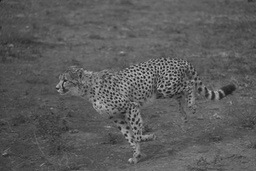
#> input picture input1.jpg, 256 x 171 px, shrunk from 481 x 321 before the run
$ python kmeans.py   (Python 2 division)
#> lines starting #> are read from the running program, lines starting #| are printed output that depends on the picture; after the words box and inside, x2 and y2 are one past the last pixel; in counts of white or black regions, pixels touching at a corner belong together; long printed decimals are rounded
import math
from PIL import Image
from pylab import *
import matplotlib.cm as cm
import scipy as sp
import random

im = Image.open('input1.jpg').convert('L')
#> im is the input picture: PIL image 256x171 L; min 17, max 202, mean 91.1
arr = np.asarray(im)

out = Image.open('out1.jpg').convert('L')
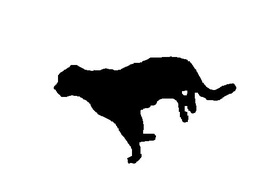
#> input picture out1.jpg, 256 x 171 px, shrunk from 481 x 321 before the run
arr_out = np.asarray(out)

rows,columns = np.shape(arr)
#> rows = 171; columns = 256

rand_points = [ random.randint(0, 255) for i in range(2) ]

'''finding the histogram of the image to obtain total number of pixels in each level'''

hist,bins = np.histogram(arr,256,[0,256])
#> hist = 256 values, max 1148 at index 88, min 0 at index 0, mean 171; bins = 257 values from 0 to 256

#print hist,bins

centroid1_avg = 0
centroid2_avg = 0
def kmeans(histogram):
	for k in range(0,10):
		print '\niteration',k
		''' First iteration assign random centroid points '''
		if k == 0:
			cent1 = rand_points[0]
			cent2 =	rand_points[1]
		else:
			#print '\n selecting centroid values'
			cent1 = centroid1_avg
			cent2 = centroid2_avg

		#print histogram
		point1_centroid = []
		point2_centroid = []
		w1_centroid = []
		w2_centroid = []
		sum1 = 0
		sum2 = 0
		for i,val in enumerate(histogram):
			''' computing absolute distance from each of the cluster and assigning it to a particular cluster based on distance'''
			#print '\n\n','i',i,'val',val,'cent1', cent1,'cent2', cent2
			if  abs(i - cent1) <  abs(i - cent2):
				point1_centroid.append(i)
				w1_centroid.append(val)
				sum1 = sum1 + (i * val)
				#print '\nselection 1'
			else:
				point2_centroid.append(i)
				w2_centroid.append(val)
				sum2 = sum2 + (i * val)
				#print '\nselection 2'


		centroid1_avg = int(sum1)/sum(w1_centroid)
		centroid2_avg = int(sum2)/sum(w2_centroid)
		#print '\n\n','sum1',sum1,'sum2',sum2,'cent1', centroid1_avg,'cent2', centroid2_avg
	return [point1_centroid,point2_centroid]

res = kmeans(hist)
#> res = 2 items
#print res

end = np.zeros((rows,columns))

if len(res[1]) > len(res[0]):
	'''bacground is res1'''
	print 'flag 1'
	flag = 1
else:
	print 'flag 0'
	flag = 0


for i in range(rows):
	for j in range(columns):
		if flag == 1:
			if (arr[i][j] in res[1]):
				end[i][j] = int(0)

			else:
				end[i][j] = int(1)
		else:
			if (arr[i][j] in res[1]):
				end[i][j] = int(1)

			else:
				end[i][j] = int(0)
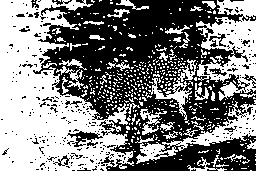
#> end: shape (171, 256) float64; values 0 (black) and 1 (white), 50.3% white; 320 black regions (303 under 20 px), largest, box (x1, y1, x2, y2) and area: (33, 0, 256, 171) 19914, (67, 131, 103, 147) 246, (209, 33, 226, 47) 98

ground_out = np.zeros((rows,columns))

for i in range(rows):
	for j in range(columns):
		if arr_out[i][j] >125:
			ground_out[i][j] = int(1)

		else:
			ground_out[i][j] = int(0)
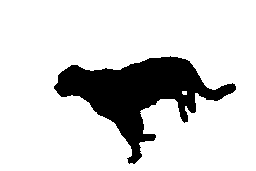
#> ground_out: shape (171, 256) float64; values 0 (black) and 1 (white), 83.1% white; 1 black region, box (x1, y1, x2, y2) and area: (54, 56, 236, 164) 7390


''' ********************************** Calculation of Tpr, Fpr, F-Score ***************************************************'''

tp = 0
tn = 0
fn = 0
fp = 0

for i in range(rows):
	for j in range(columns):
		if ground_out[i][j] == 1 and end[i][j] == 1:
			tp = tp + 1
		if ground_out[i][j] == 0 and end[i][j] == 0:
			tn = tn + 1
		if ground_out[i][j] == 1 and end[i][j] == 0:
			fn = fn + 1
		if ground_out[i][j] == 0 and end[i][j] == 1:
			fp = fp + 1
#> after the loop, fn = 16954; fp = 2580; tn = 4810; tp = 19432


print '\n************Calculation of Tpr, Fpr, F-Score********************'

#TP rate = TP/TP+FN
tpr= float(tp)/(tp+fn)
#> tpr = 0.534
print "\nTPR is:",tpr
#| TPR is: 0.5341

#fp rate is
fpr= float(fp)/(fp+tn)
#> fpr = 0.349
print "\nFPR is:",fpr
#| FPR is: 0.3491

#F-score as 2TP/(2TP + FP + FN)
fscore = float(2*tp)/((2*tp)+fp+fn)
#> fscore = 0.666
print "\nFscore:",fscore
#| Fscore: 0.6655


plt.imshow(end, cmap="Greys_r")
plt.colorbar()
plt.show()
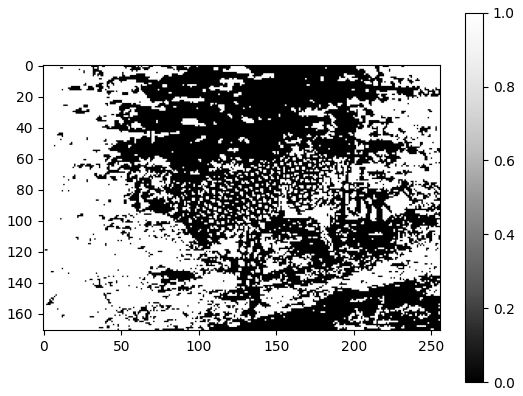
#> figure drawn by matplotlib, 2 panels
